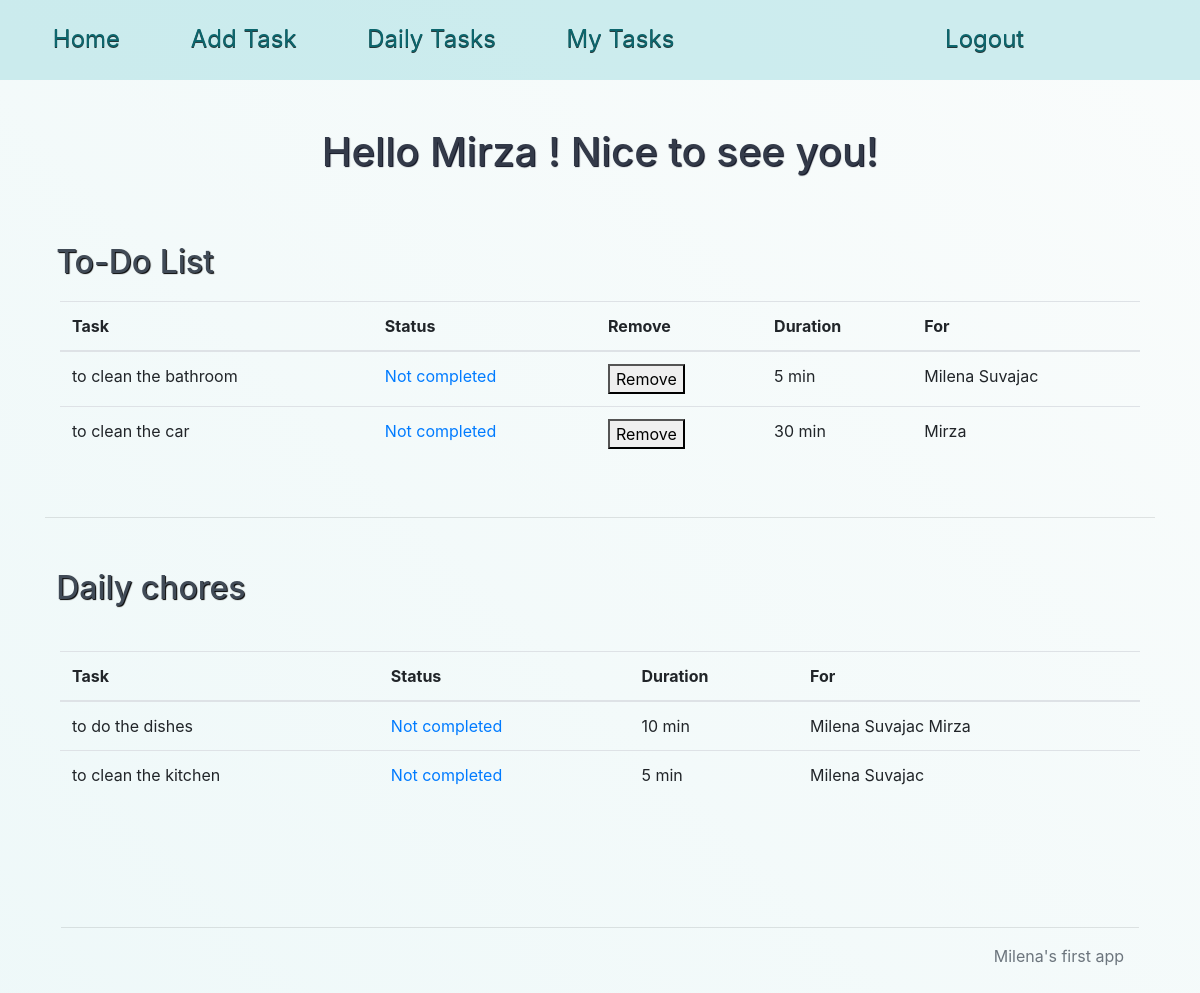
/ (signed in), run on an earlier commit of the app's database.
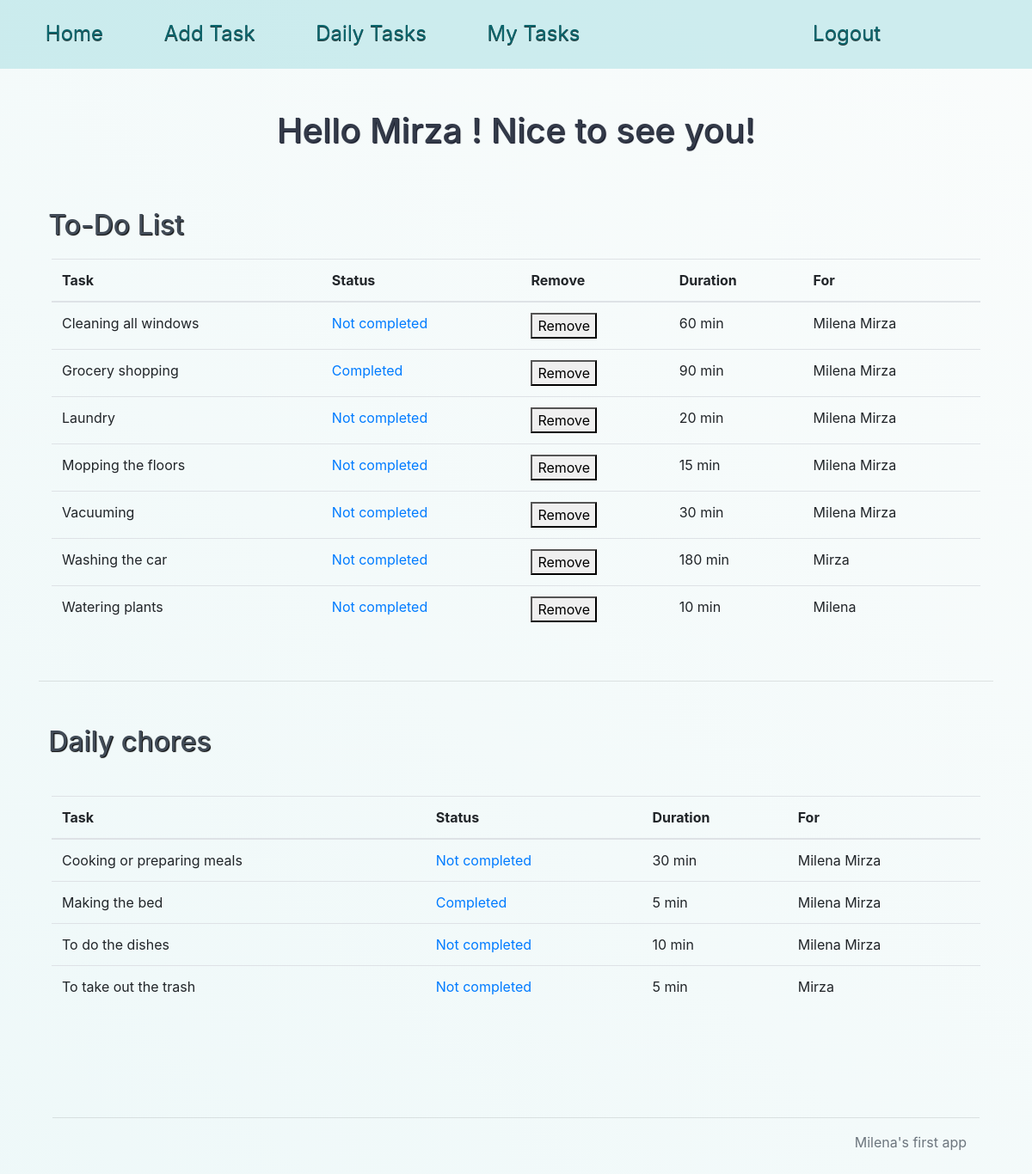
And on a later commit of the database.
### website/models.py (models this page shows, shortened)
class User(db.Model, UserMixin):
    id = db.Column(db.Integer, primary_key = True)
    email = db.Column(db.String(50), unique = True)
    password = db.Column(db.String(50))
    name = db.Column(db.String(50))
    def __repr__(self):
        return f'{self.name}'

class Note(db.Model):
    id = db.Column(db.Integer, primary_key = True)
    data = db.Column(db.String(100))
    date = db.Column(db.DateTime(timezone = True),default = func.now())
    user_id = db.relationship('User',secondary = tasks,backref = "notes")
    finish = db.Column(db.Boolean, default = False, nullable = False)
    dailytask = db.Column(db.Boolean, default = False)
    duration = db.Column(db.Integer)

### website/views.py (the view)
@views.route('/',methods = ['GET','POST'])
@login_required
def home():
    notes = Note.query.order_by(Note.data).all()
    usernames = User.query.order_by(User.name).all()
    return render_template("home.html", user = current_user, notes = notes, usernames = usernames)

### website/__init__.py (called while the page is built)
def create_app():
    app=Flask(__name__)
    app.config['SECRET_KEY']='hjhjhjhfdhj jhsdajhufenkf'
    app.config['SQLALCHEMY_DATABASE_URI'] = f'sqlite:///{DB_NAME}'
    db.init_app(app)
    from .views import views
    from .auth import auth
    app.register_blueprint(views, url_prefix="/")
    app.register_blueprint(auth, url_prefix="/")
    from .models import User,Note
    create_database(app)
    login_manager=LoginManager()
    login_manager.login_view='auth.login'
    login_manager.init_app(app)
    @login_manager.user_loader
    def load_user(id):
        return User.query.get(int(id))
    return app

### website/templates/home.html (shortened to what this page needs)
{% extends "base.html" %}
{% block content %}
<h1>Hello {{ user }} ! Nice to see you! </h1>
<main>
  <h2>To-Do List</h2>
  <div class="container table-responsive">
  <table class="table">
    <thead>
    <tr>
      <th id="task">Task</th>
      <th id="status">Status</th>
      <th id="update">Remove</th>
      <th id="duration">Duration</th>
      <th id="user">For</th>
    </tr>
    </thead>
    <tbody>
  {% for note in notes %}
  {% if note.dailytask==False %}
    <tr>
      <td>{{note.data}}</td>
  {% if note.finish==True %}
      <td><a href="{{ url_for('views.updateStatus', id=note.id) }}"  data-source="{{note.id}}"> Completed </a></td>
  {% else %}
      <td><a href="{{ url_for('views.updateStatus', id=note.id) }}" data-source="{{note.id}}">Not completed</a></td>
  {% endif %}
      <td><button type="button" onClick="deleteNote({{ note.id }})">Remove</button></td>
      <td> {{note.duration}} min </td>
      <td data-source="{{ note.note_id }}" >{% for user in note.user_id %}{{ user }} {% endfor %}</td>
    </tr>
  {% endif %}
  {% endfor %}
    </tbody>
  </table>
  </div><br><hr><br>
  <h2>Daily chores</h2><br>
  <div class="container table-responsive">
    <table class="table">
      <thead>
      <tr>
        <th id="task">Task</th>
        <th id="status">Status</th>
        <th id="duration">Duration</th>
        <th id="user">For</th>
      </tr>
      </thead>
      <tbody>
  {% for note in notes %}
  {% if note.dailytask==True %}
      <tr>
        <td>{{note.data}}</td>
  {% if note.finish==True %}
        <td><a href="{{ url_for('views.updateStatus', id=note.id) }}"  data-source="{{note.id}}">Completed</a></td>
  {% else %}
        <td><a href="{{ url_for('views.updateStatus', id=note.id) }}" data-source="{{note.id}}">Not completed</a></td>
  {% endif %}
        <td> {{note.duration}} min </td>
        <td data-source="{{ note.note_id }}" >{% for user in note.user_id %}{{ user }} {% endfor %}</td>
      </tr>
  {% endif %}
  {% endfor %}
    </tbody>
  </table>
 </div>
</main>
<footer class="footer">
  <hr>
  <div class="container">
    <p class="text-muted">Milena's first app</p>
  </div>
</footer>
{% endblock %}

### website/templates/base.html (shortened to what this page needs)
<!DOCTYPE html>
<html lang="en">
<head>
    <link rel="stylesheet" href="static/style.css">
    <link rel="stylesheet" href="https://cdn.jsdelivr.net/npm/bootstrap@4.3.1/dist/css/bootstrap.min.css">
</head>
<body>
    <nav>
        {% if user.is_authenticated %}
        <a id="home" href="/"> Home </a>
        <a id="add_task" href="/add"> Add Task </a>
        <a id="dailytasks" href="/dailytasks"> Daily Tasks </a>
        <a id="usertasks" href="/usertasks"> My Tasks </a>
        <a id="logout" href="/logout"> Logout </a>
        {% else %}
        <a id="login" href="/login"> Login </a>
        <a id="signup" href="/signup"> Sign up </a>
        {% endif %}
    </nav>
    <div class="container">
        {% block content %}
        {% endblock %}
    </div>
</body>
</html>

### website/static/style.css (style rules this page uses)
html { display: flex; justify-content: center; background: linear-gradient(45deg, rgba(226, 226, 226, 0.485), rgba(212, 216, 217, 0.458)) ; }
body { background: linear-gradient(45deg, rgba(220, 241, 242, 0.479), rgba(244, 249, 248, 0.479)); font-family: "Quicksand", sans-serif; color:rgb(38, 54, 55); width: 1200px; margin-left: auto; margin-right: auto; height: 100%; margin-top:0; margin-bottom: 2px; padding: 0; }
nav { height: 5rem; background-color: rgba(173, 226, 230, 0.577); padding: 1.3rem; }
nav a { padding: 2rem; color:rgb(12, 102, 109); font-size: 1.5rem; text-shadow: 0 1px 0.5px rgb(38, 54, 55); }
#logout { position: relative; left: 200px; }
h1 { color: rgb(51, 58, 73); padding: 3rem; font-size: 5rem; text-decoration: none; text-shadow: 1px 1px 1px rgb(7, 10, 26); text-align: center; }
h2 { color: rgb(65, 75, 87); font-size: 3rem; font-weight: lighter; padding: 0.7rem; text-decoration: none; text-shadow: 1px 1px 1px rgb(0,0,0); }
footer { margin: 5rem 0 0 0; padding: 1rem; text-align: right; }

What changed in the data, as far as the page shows it:
removed Note: data "to clean the bathroom", duration "5", User (name "Milena Suvajac"), shown under "To-Do List"
removed Note: data "to clean the car", duration "30", User (name "Mirza"), shown under "To-Do List"
removed Note: data "to do the dishes", duration "10", User (name "Milena Suvajac"), User (name "Mirza"), shown under "Daily chores"
removed Note: data "to clean the kitchen", duration "5", User (name "Milena Suvajac"), shown under "Daily chores"
added Note: data "Cleaning all windows", duration "60", User (name "Milena"), User (name "Mirza"), shown under "To-Do List"
added Note: data "Grocery shopping", duration "90", User (name "Milena"), User (name "Mirza"), shown under "To-Do List"
added Note: data "Laundry", duration "20", User (name "Milena"), User (name "Mirza"), shown under "To-Do List"
added Note: data "Mopping the floors", duration "15", User (name "Milena"), User (name "Mirza"), shown under "To-Do List"
added Note: data "Vacuuming", duration "30", User (name "Milena"), User (name "Mirza"), shown under "To-Do List"
added Note: data "Washing the car", duration "180", User (name "Mirza"), shown under "To-Do List"
added Note: data "Watering plants", duration "10", User (name "Milena"), shown under "To-Do List"
added Note: data "Cooking or preparing meals", duration "30", User (name "Milena"), User (name "Mirza"), shown under "Daily chores"
added Note: data "Making the bed", duration "5", User (name "Milena"), User (name "Mirza"), shown under "Daily chores"
added Note: data "To do the dishes", duration "10", User (name "Milena"), User (name "Mirza"), shown under "Daily chores"
added Note: data "To take out the trash", duration "5", User (name "Mirza"), shown under "Daily chores"
